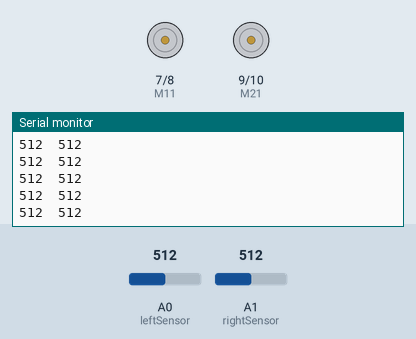
Bench run of a sketch on a simulated Arduino Uno, built with avr-gcc and run on an emulated ATmega328P. On the bench: motor-driver pin pairs drawn as motors (green arrow = first pin HIGH = forward, orange = second pin HIGH = backward, longer = more drive, scaled by the enable pin), the last lines printed to the serial monitor. The inputs (shaded band) are chosen by the test bench; at power-on: A0 (leftSensor) = 512, A1 (rightSensor) = 512.

Above: at 1.2 s.
1.3 s: A0 (leftSensor) set to 546
At 2.3 s:
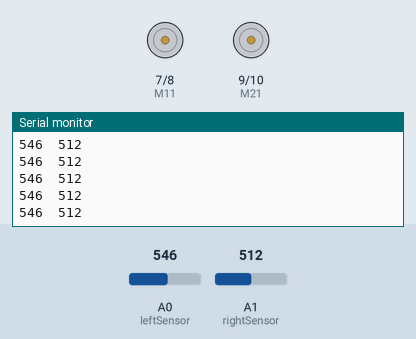
2.8 s: A0 (leftSensor) set to 578
At 3.3 s:
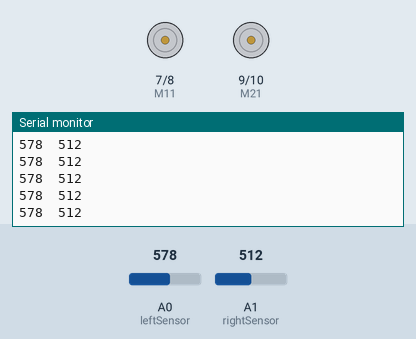
4.3 s: A1 (rightSensor) set to 545
At 5.4 s:
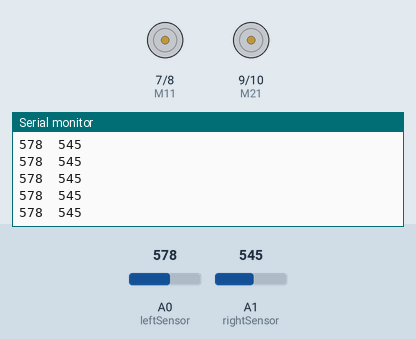
5.8 s: A1 (rightSensor) set to 621
At 6.5 s:
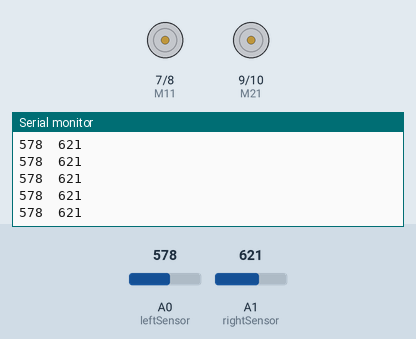
8.8 s: A1 (rightSensor) set to 642
At 9.5 s:
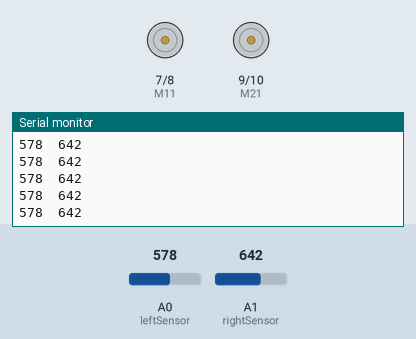
10.3 s: A0 (leftSensor) set to 716
At 11.1 s:
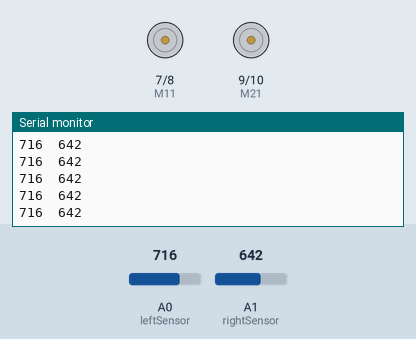
Timing chart, 0 to 12.8 s (numbered marks = the images above; inputs shaded):
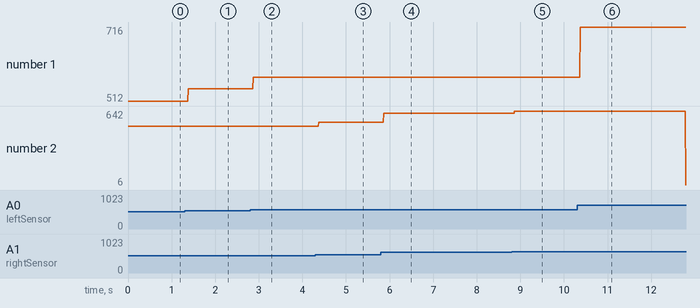

The sketch:

Light_Follower_Robot.ino
```cpp
#define leftSensor A0
#define rightSensor A1
#define ENA 5  // PWM Pin for Left Motor
#define ENB 6  // PWM Pin for Right Motor
#define M11 7  // Left Motor Pin 1
#define M12 8  // Left Motor Pin 2
#define M21 9  // Right Motor Pin 1
#define M22 10 // Right Motor Pin 2

void setup() {
  pinMode(leftSensor, INPUT);
  pinMode(rightSensor, INPUT);
  pinMode(ENA, OUTPUT);
  pinMode(ENB, OUTPUT);
  pinMode(M11, OUTPUT);
  pinMode(M12, OUTPUT);
  pinMode(M21, OUTPUT);
  pinMode(M22, OUTPUT);
  Serial.begin(9600);
}

void loop() {
  int leftSensorValue = analogRead(leftSensor);
  Serial.print(leftSensorValue);
  Serial.print('\t');
  int rightSensorValue = analogRead(rightSensor);
  Serial.println(rightSensorValue);

  // GO STRAIGHT IF BOTH SENSORS ARE ALMOST EQUAL
  if((leftSensorValue - rightSensorValue) < 50 || (rightSensorValue - leftSensorValue) < 50){
    digitalWrite(M11, 1);
    digitalWrite(M12, 0);
    digitalWrite(M21, 1);
    digitalWrite(M22, 0);
  }

  // TURN LEFT IF LEFT SENSOR GETS MORE LIGHT
  if((rightSensorValue - leftSensorValue) > 50) {
    digitalWrite(M11, 0);
    digitalWrite(M12, 0);
    digitalWrite(M21, 1);
    digitalWrite(M22, 0);
  }

  // TURN RIGHT IF RIGHT SENSOR GETS MORE LIGHT
  if((leftSensorValue - rightSensorValue) > 50) {
    digitalWrite(M11, 1);
    digitalWrite(M12, 0);
    digitalWrite(M21, 0);
    digitalWrite(M22, 0);
  }
}
```

Measured:
- after the input at 1.3 s, the serial monitor: prints a new line after 0.08 s (image 1)
- after the input at 2.8 s, the serial monitor: prints a new line after 0.07 s (image 2)
- after the input at 4.3 s, the serial monitor: prints a new line after 0.07 s (image 3)
- after the input at 5.8 s, the serial monitor: prints a new line after 0.07 s (image 4)
- after the input at 8.8 s, the serial monitor: prints a new line after 0.06 s (image 5)
- after the input at 10.3 s, the serial monitor: prints a new line after 0.07 s (image 6)
- plotted number 1: 512 → 546 after the input at 1.3 s, 546 → 578 after the input at 2.8 s, 578 → 716 after the input at 10.3 s
- plotted number 2: 512 → 545 after the input at 4.3 s, 545 → 621 after the input at 5.8 s, 621 → 642 after the input at 8.8 s
